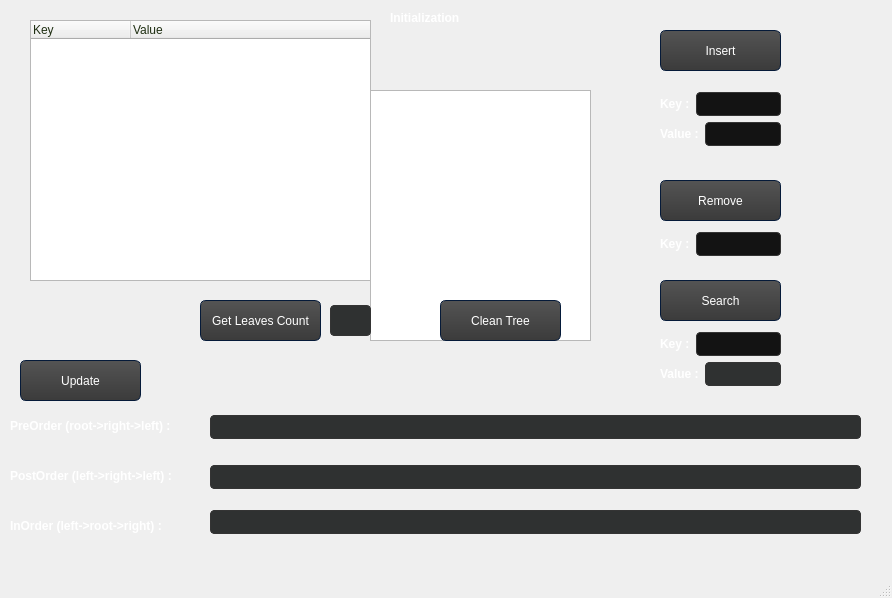
<?xml version="1.0" encoding="UTF-8"?>
<ui version="4.0">
 <class>MainWindow</class>
 <widget class="QMainWindow" name="MainWindow">
  <property name="geometry">
   <rect>
    <x>0</x>
    <y>0</y>
    <width>892</width>
    <height>598</height>
   </rect>
  </property>
  <property name="windowTitle">
   <string>MainWindow</string>
  </property>
  <property name="styleSheet">
   <string notr="true">
/*-----QWidget-----*/   
QWidget
{
	/*background-color: rgb(29, 29, 30);*/
	color: rgb(31, 47, 18);
	selection-background-color: #b78620;
	selection-color: #000;

}




/*-----QLabel-----*/
/*
QLabel
{
	background-color: transparent;
	color: red;

}
*/


/*-----QPushButton-----*/
QPushButton
{
	background-color: qlineargradient(spread:repeat, x1:1, y1:0, x2:1, y2:1, stop:0 rgba(84, 84, 84, 255),stop:1 rgba(59, 59, 59, 255));
	color: #ffffff;
	min-width: 80px;
	border-style: solid;
	border-width: 1px;
	border-radius: 6px;
	border-color: #051a39;
	padding: 5px;

}


QPushButton::flat
{
	background-color: transparent;
	border: none;
	color: #fff;

}


QPushButton::disabled
{
	background-color: #404040;
	color: #656565;
	border-color:  rgb(175, 168, 167)    /*#051a39;*/

}


QPushButton::hover
{
	background-color: rgba(183, 134, 32, 20%);
	border: 1px solid #b78620;

}


QPushButton::pressed
{
	background-color: qlineargradient(spread:repeat, x1:1, y1:0, x2:1, y2:1, stop:0 rgba(74, 74, 74, 255),stop:1 rgba(49, 49, 49, 255));
	border: 1px solid #b78620;

}


QPushButton::checked
{
	background-color: qlineargradient(spread:repeat, x1:1, y1:0, x2:1, y2:1, stop:0 rgba(74, 74, 74, 255),stop:1 rgba(49, 49, 49, 255));
	border: 1px solid #222;

}


/*-----QPlainTExtEdit-----*/
QPlainTextEdit
{
	background-color: #131313;
	color : #eee;
	border: 1px solid #343434;
	border-radius: 8px;
	padding: 3px;
	padding-left: 5px;

}

/*-----QLabel-----*/
QLabel
{
	background-color: transparent;
	color: #fff;

}

/*-----QLineEdit-----*/
QLineEdit
{
	
	selection-background-color: darkgray;
	background-color: #131313;
	color : #eee;
	border: 1px solid #343434;
	border-radius: 4px;
	padding: 3px;
	padding-left: 5px;

}


QLineEdit:read-only
{
	background-color: rgb(47, 49, 49);
	color : #eee;

}


/*-----QCheckBox-----*/
QCheckBox
{
	background-color: transparent;
    color: lightgray;
	border: none;

}

QCheckBox::indicator:unchecked:hover
{
	border: 1px solid #b78620; 
	border-radius: 5px;

}


QCheckBox::disabled
{
	color: #656565;

}


QCheckBox::indicator:disabled
{
	background-color: #656565;
	color: #656565;
    border: 1px solid #656565;

}

/*-----QComboBox-----*/
QComboBox
{
    background-color: qlineargradient(spread:repeat, x1:1, y1:0, x2:1, y2:1, stop:0 rgba(84, 84, 84, 255),stop:1 rgba(59, 59, 59, 255));
    border: 1px solid #000;
    padding-left: 6px;
    color: #ffffff;
    height: 20px;

}


QComboBox::disabled
{
	background-color: #404040;
	color: #656565;
	border-color: #051a39;

}


QComboBox:on
{
    background-color: #b78620;
	color: #000;

}


QComboBox QAbstractItemView
{
    background-color: #383838;
    color: #ffffff;
    border: 1px solid black;
    selection-background-color: #b78620;
    outline: 0;

}


QComboBox::drop-down
{
	background-color: qlineargradient(spread:repeat, x1:1, y1:0, x2:1, y2:1, stop:0 rgba(57, 57, 57, 255),stop:1 rgba(50, 50, 50, 255));
    subcontrol-origin: padding;
    subcontrol-position: top right;
    width: 15px;
    border-left-width: 1px;
    border-left-color: black;
    border-left-style: solid; 

}


QComboBox::down-arrow
{
    image: url(://arrow-down.png);
    width: 8px;
    height: 8px;
}


</string>
  </property>
  <widget class="QWidget" name="centralwidget">
   <widget class="QTreeWidget" name="treeWidget">
    <property name="geometry">
     <rect>
      <x>30</x>
      <y>20</y>
      <width>341</width>
      <height>261</height>
     </rect>
    </property>
    <column>
     <property name="text">
      <string>Key</string>
     </property>
    </column>
    <column>
     <property name="text">
      <string>Value</string>
     </property>
    </column>
   </widget>
   <widget class="QTableView" name="tableView">
    <property name="geometry">
     <rect>
      <x>370</x>
      <y>90</y>
      <width>221</width>
      <height>251</height>
     </rect>
    </property>
   </widget>
   <widget class="QPushButton" name="insertButton">
    <property name="geometry">
     <rect>
      <x>660</x>
      <y>30</y>
      <width>121</width>
      <height>41</height>
     </rect>
    </property>
    <property name="text">
     <string>Insert</string>
    </property>
   </widget>
   <widget class="QWidget" name="layoutWidget">
    <property name="geometry">
     <rect>
      <x>660</x>
      <y>120</y>
      <width>121</width>
      <height>28</height>
     </rect>
    </property>
    <layout class="QHBoxLayout" name="horizontalLayout_2">
     <item>
      <widget class="QLabel" name="label_2">
       <property name="font">
        <font>
         <weight>75</weight>
         <bold>true</bold>
        </font>
       </property>
       <property name="text">
        <string>Value :</string>
       </property>
      </widget>
     </item>
     <item>
      <widget class="QLineEdit" name="insertValueEdit"/>
     </item>
    </layout>
   </widget>
   <widget class="QPushButton" name="removeButton">
    <property name="geometry">
     <rect>
      <x>660</x>
      <y>180</y>
      <width>121</width>
      <height>41</height>
     </rect>
    </property>
    <property name="text">
     <string>Remove</string>
    </property>
   </widget>
   <widget class="QWidget" name="layoutWidget_2">
    <property name="geometry">
     <rect>
      <x>660</x>
      <y>230</y>
      <width>121</width>
      <height>28</height>
     </rect>
    </property>
    <layout class="QHBoxLayout" name="horizontalLayout_3">
     <item>
      <widget class="QLabel" name="label_3">
       <property name="font">
        <font>
         <weight>75</weight>
         <bold>true</bold>
        </font>
       </property>
       <property name="text">
        <string>Key :</string>
       </property>
      </widget>
     </item>
     <item>
      <widget class="QLineEdit" name="removeKeyEdit"/>
     </item>
    </layout>
   </widget>
   <widget class="QPushButton" name="searchButton">
    <property name="geometry">
     <rect>
      <x>660</x>
      <y>280</y>
      <width>121</width>
      <height>41</height>
     </rect>
    </property>
    <property name="text">
     <string>Search</string>
    </property>
   </widget>
   <widget class="QWidget" name="layoutWidget_3">
    <property name="geometry">
     <rect>
      <x>660</x>
      <y>360</y>
      <width>121</width>
      <height>28</height>
     </rect>
    </property>
    <layout class="QHBoxLayout" name="horizontalLayout_4">
     <item>
      <widget class="QLabel" name="label_4">
       <property name="font">
        <font>
         <weight>75</weight>
         <bold>true</bold>
        </font>
       </property>
       <property name="text">
        <string>Value :</string>
       </property>
      </widget>
     </item>
     <item>
      <widget class="QLineEdit" name="searchValueEdit">
       <property name="readOnly">
        <bool>true</bool>
       </property>
      </widget>
     </item>
    </layout>
   </widget>
   <widget class="QWidget" name="layoutWidget_4">
    <property name="geometry">
     <rect>
      <x>660</x>
      <y>330</y>
      <width>121</width>
      <height>28</height>
     </rect>
    </property>
    <layout class="QHBoxLayout" name="horizontalLayout_5">
     <item>
      <widget class="QLabel" name="label_5">
       <property name="font">
        <font>
         <weight>75</weight>
         <bold>true</bold>
        </font>
       </property>
       <property name="text">
        <string>Key :</string>
       </property>
      </widget>
     </item>
     <item>
      <widget class="QLineEdit" name="searchKeyEdit"/>
     </item>
    </layout>
   </widget>
   <widget class="QLabel" name="label_6">
    <property name="geometry">
     <rect>
      <x>10</x>
      <y>410</y>
      <width>201</width>
      <height>31</height>
     </rect>
    </property>
    <property name="font">
     <font>
      <weight>75</weight>
      <italic>false</italic>
      <bold>true</bold>
     </font>
    </property>
    <property name="text">
     <string>PreOrder (root-&gt;right-&gt;left) :</string>
    </property>
   </widget>
   <widget class="QLabel" name="label_7">
    <property name="geometry">
     <rect>
      <x>10</x>
      <y>460</y>
      <width>201</width>
      <height>31</height>
     </rect>
    </property>
    <property name="font">
     <font>
      <weight>75</weight>
      <italic>false</italic>
      <bold>true</bold>
     </font>
    </property>
    <property name="text">
     <string>PostOrder (left-&gt;right-&gt;left) :</string>
    </property>
   </widget>
   <widget class="QLabel" name="label_8">
    <property name="geometry">
     <rect>
      <x>10</x>
      <y>510</y>
      <width>191</width>
      <height>31</height>
     </rect>
    </property>
    <property name="font">
     <font>
      <weight>75</weight>
      <italic>false</italic>
      <bold>true</bold>
     </font>
    </property>
    <property name="text">
     <string>InOrder (left-&gt;root-&gt;right) :</string>
    </property>
   </widget>
   <widget class="QLineEdit" name="PreOrderEdit">
    <property name="geometry">
     <rect>
      <x>210</x>
      <y>415</y>
      <width>651</width>
      <height>24</height>
     </rect>
    </property>
    <property name="readOnly">
     <bool>true</bool>
    </property>
   </widget>
   <widget class="QLineEdit" name="PostOrderEdit">
    <property name="geometry">
     <rect>
      <x>210</x>
      <y>465</y>
      <width>651</width>
      <height>24</height>
     </rect>
    </property>
    <property name="readOnly">
     <bool>true</bool>
    </property>
   </widget>
   <widget class="QLineEdit" name="InOrderEdit">
    <property name="geometry">
     <rect>
      <x>210</x>
      <y>510</y>
      <width>651</width>
      <height>24</height>
     </rect>
    </property>
    <property name="readOnly">
     <bool>true</bool>
    </property>
   </widget>
   <widget class="QPushButton" name="updateButton">
    <property name="geometry">
     <rect>
      <x>20</x>
      <y>360</y>
      <width>121</width>
      <height>41</height>
     </rect>
    </property>
    <property name="text">
     <string>Update</string>
    </property>
   </widget>
   <widget class="QLineEdit" name="leavesEdit">
    <property name="geometry">
     <rect>
      <x>330</x>
      <y>305</y>
      <width>41</width>
      <height>31</height>
     </rect>
    </property>
    <property name="readOnly">
     <bool>true</bool>
    </property>
   </widget>
   <widget class="QPushButton" name="getLeavesButton">
    <property name="geometry">
     <rect>
      <x>200</x>
      <y>300</y>
      <width>121</width>
      <height>41</height>
     </rect>
    </property>
    <property name="text">
     <string>Get Leaves Count</string>
    </property>
   </widget>
   <widget class="QLabel" name="label_9">
    <property name="geometry">
     <rect>
      <x>390</x>
      <y>10</y>
      <width>131</width>
      <height>16</height>
     </rect>
    </property>
    <property name="font">
     <font>
      <weight>75</weight>
      <bold>true</bold>
     </font>
    </property>
    <property name="text">
     <string>Initialization</string>
    </property>
   </widget>
   <widget class="QPushButton" name="cleanButton">
    <property name="geometry">
     <rect>
      <x>440</x>
      <y>300</y>
      <width>121</width>
      <height>41</height>
     </rect>
    </property>
    <property name="text">
     <string>Clean Tree</string>
    </property>
   </widget>
   <widget class="QWidget" name="layoutWidget">
    <property name="geometry">
     <rect>
      <x>660</x>
      <y>90</y>
      <width>121</width>
      <height>28</height>
     </rect>
    </property>
    <layout class="QHBoxLayout" name="horizontalLayout">
     <item>
      <widget class="QLabel" name="label">
       <property name="font">
        <font>
         <weight>75</weight>
         <bold>true</bold>
        </font>
       </property>
       <property name="text">
        <string>Key :</string>
       </property>
      </widget>
     </item>
     <item>
      <widget class="QLineEdit" name="insertKeyEdit"/>
     </item>
    </layout>
   </widget>
  </widget>
  <widget class="QMenuBar" name="menubar">
   <property name="geometry">
    <rect>
     <x>0</x>
     <y>0</y>
     <width>892</width>
     <height>22</height>
    </rect>
   </property>
  </widget>
  <widget class="QStatusBar" name="statusbar"/>
 </widget>
 <resources/>
 <connections/>
</ui>
